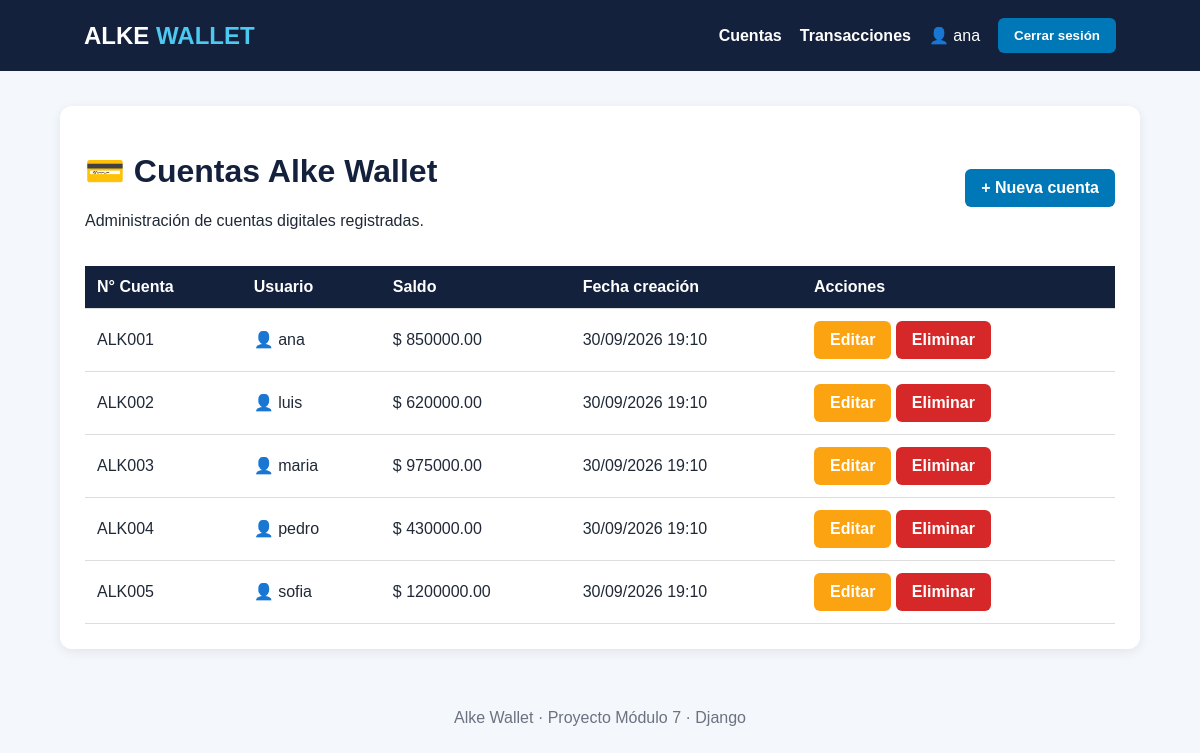
Screenshot of / (signed in) with the database file from the repository.
### gestion/models.py (models this page shows, shortened)
class Cuenta(models.Model):
    usuario = models.OneToOneField(
        User,
        on_delete=models.CASCADE,
        related_name='cuenta'
    )
    numero_cuenta = models.CharField(
        max_length=20,
        unique=True
    )
    saldo = models.DecimalField(
        max_digits=12,
        decimal_places=2,
        default=0,
        validators=[MinValueValidator(Decimal('0.00'))]
    )
    fecha_creacion = models.DateTimeField(auto_now_add=True)

### gestion/views.py (the view)
@login_required
def lista_cuentas(request):
    cuentas = Cuenta.objects.select_related('usuario').all()
    return render(
        request,
        'gestion/lista_cuentas.html',
        {'cuentas': cuentas}
    )

### gestion/templates/gestion/lista_cuentas.html (shortened to what this page needs)
{% extends 'gestion/base.html' %}
{% block content %}
<div class="tarjeta">
    <div style="display:flex; justify-content:space-between; align-items:center;">
        <div>
            <h1>💳 Cuentas Alke Wallet</h1>
            <p>Administración de cuentas digitales registradas.</p>
        </div>
        <a href="{% url 'crear_cuenta' %}" class="boton">
            + Nueva cuenta
        </a>
    </div>
    <table>
        <thead>
            <tr>
                <th>N° Cuenta</th>
                <th>Usuario</th>
                <th>Saldo</th>
                <th>Fecha creación</th>
                <th>Acciones</th>
            </tr>
        </thead>
        <tbody>
        {% for cuenta in cuentas %}
            <tr>
                <td>{{ cuenta.numero_cuenta }}</td>
                <td>
                    👤 {{ cuenta.usuario.username }}
                </td>
                <td>
                    $ {{ cuenta.saldo }}
                </td>
                <td>
                    {{ cuenta.fecha_creacion|date:"d/m/Y H:i" }}
                </td>
                <td>
                    <a href="{% url 'editar_cuenta' cuenta.id %}"
                       class="boton boton-editar">
                        Editar
                    </a>
                    <a href="{% url 'eliminar_cuenta' cuenta.id %}"
                       class="boton boton-eliminar">
                        Eliminar
                    </a>
                </td>
            </tr>
        {% empty %}
            <tr>
                <td colspan="5">
                    No existen cuentas registradas.
                </td>
            </tr>
        {% endfor %}
        </tbody>
    </table>
</div>
{% endblock %}

### gestion/templates/gestion/base.html (shortened to what this page needs)
{% load static %}
<!DOCTYPE html>
<html lang="es">
<head>
    <link rel="stylesheet" href="{% static 'gestion/style.css' %}">
</head>
<body>
    <header>
        <div class="logo">
            ALKE <span>WALLET</span>
        </div>
        <nav>
            {% if user.is_authenticated %}
                <a href="{% url 'lista_cuentas' %}">
                    Cuentas
                </a>
                <a href="{% url 'lista_transacciones' %}">
                    Transacciones
                </a>
                <span>
                    👤 {{ user.username }}
                </span>
                <form method="post"
                      action="{% url 'logout' %}"
                      style="display:inline; margin:0;">
                    <button type="submit" class="boton">
                        Cerrar sesión
                    </button>
                </form>
            {% else %}
                <a href="{% url 'login' %}">
                    Iniciar sesión
                </a>
            {% endif %}
        </nav>
    </header>
    <main class="contenedor">
        {% block content %}
        {% endblock %}
    </main>
    <footer>
        Alke Wallet · Proyecto Módulo 7 · Django
    </footer>
</body>
</html>

### gestion/static/gestion/style.css (style rules this page uses)
html { scroll-behavior: smooth; }

### gestion/templates/gestion/base.html (style rules this page uses)
* { box-sizing: border-box; }
body { margin: 0; font-family: Arial, Helvetica, sans-serif; background: #f4f7fb; color: #1f2937; }
header { background: #14213d; color: white; padding: 18px 7%; display: flex; justify-content: space-between; align-items: center; }
.logo { font-size: 24px; font-weight: bold; }
.logo span { color: #4cc9f0; }
nav { display: flex; align-items: center; gap: 18px; }
nav a { color: white; text-decoration: none; font-weight: bold; }
.contenedor { width: 90%; max-width: 1100px; margin: 35px auto; }
.tarjeta { background: white; border-radius: 12px; padding: 25px; box-shadow: 0 3px 12px rgba(0, 0, 0, 0.08); }
h1, h2 { color: #14213d; }
.boton { display: inline-block; background: #0077b6; color: white; padding: 10px 16px; border: none; border-radius: 6px; text-decoration: none; cursor: pointer; font-weight: bold; }
.boton-editar { background: #fca311; }
.boton-eliminar { background: #d62828; }
table { width: 100%; border-collapse: collapse; margin-top: 20px; }
th { background: #14213d; color: white; }
th, td { padding: 12px; border-bottom: 1px solid #ddd; text-align: left; }
footer { text-align: center; color: #6b7280; padding: 25px; }

### rows the page displays
Cuenta: numero_cuenta "ALK001", usuario.username "ana", saldo "850000.00", fecha_creacion "30/09/2026 19:10"
Cuenta: numero_cuenta "ALK002", usuario.username "luis", saldo "620000.00", fecha_creacion "30/09/2026 19:10"
Cuenta: numero_cuenta "ALK003", usuario.username "maria", saldo "975000.00", fecha_creacion "30/09/2026 19:10"
Cuenta: numero_cuenta "ALK004", usuario.username "pedro", saldo "430000.00", fecha_creacion "30/09/2026 19:10"
Cuenta: numero_cuenta "ALK005", usuario.username "sofia", saldo "1200000.00", fecha_creacion "30/09/2026 19:10"

### other values shown
{{ user.username }} "ana"
